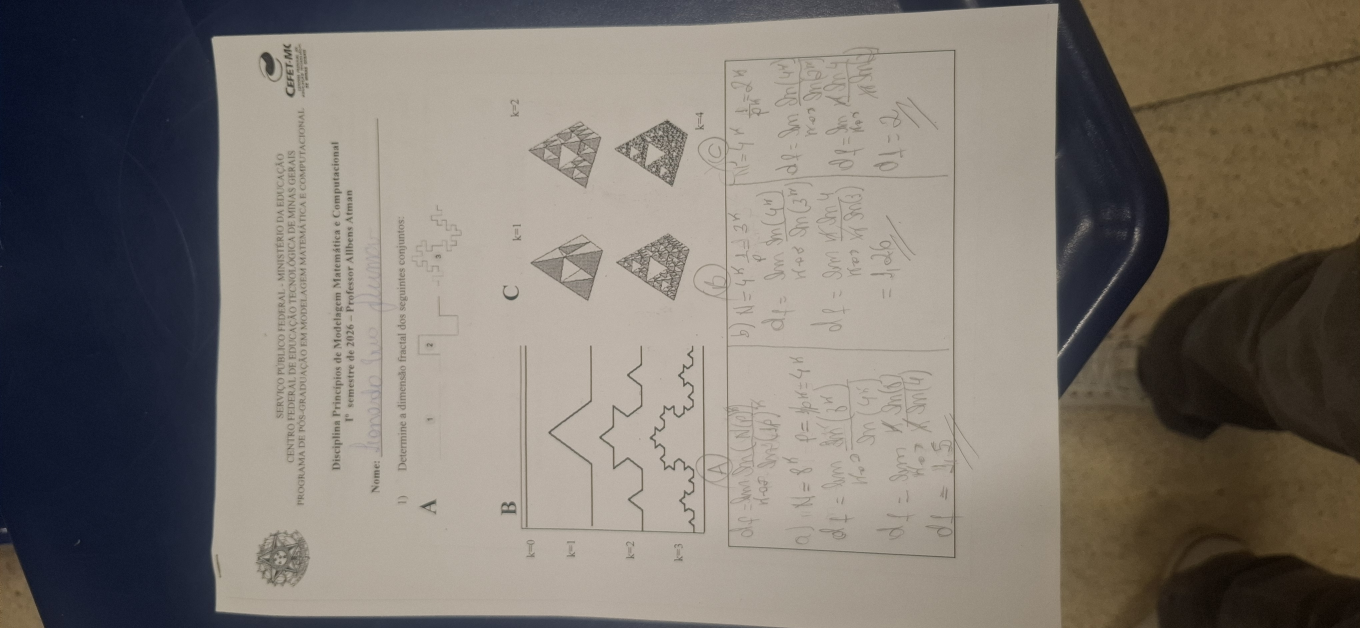
#> input picture PrincipioModelagemMatematica/Provas/prova01/prova0012026/20260422_181107.jpg, 4080 x 1884 px (shown at 1/3 size)
$ python resize_imgs.py
#> lines starting #> are read from the running program, lines starting #| are printed output that depends on the picture
from PIL import Image
fns = ['20260422_181107.jpg','20260422_181118.jpg','20260422_181123.jpg']
for fn in fns:
    img = Image.open(fn)
#> img is the input picture: PIL image 4080x1884 RGB; mean R, G, B 124.9, 118.2, 110.7
    img2 = img.resize((1020, 471))
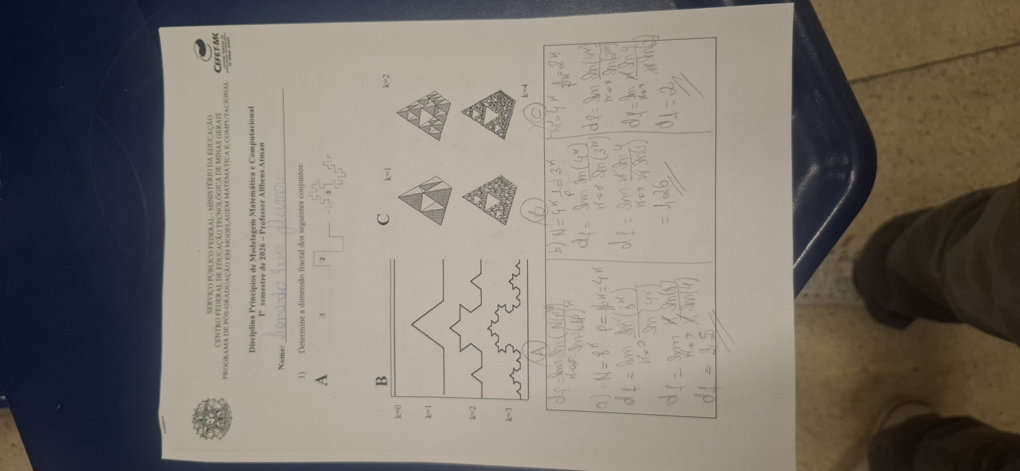
#> img2: PIL image 1020x471 RGB; mean R, G, B 124.9, 118.2, 110.7
    out = fn.replace('.jpg','_small.jpg')
    img2.save(out, quality=85)
    print('Salvo:', out)
#> pass 2 of the loop `for fn in fns:`:
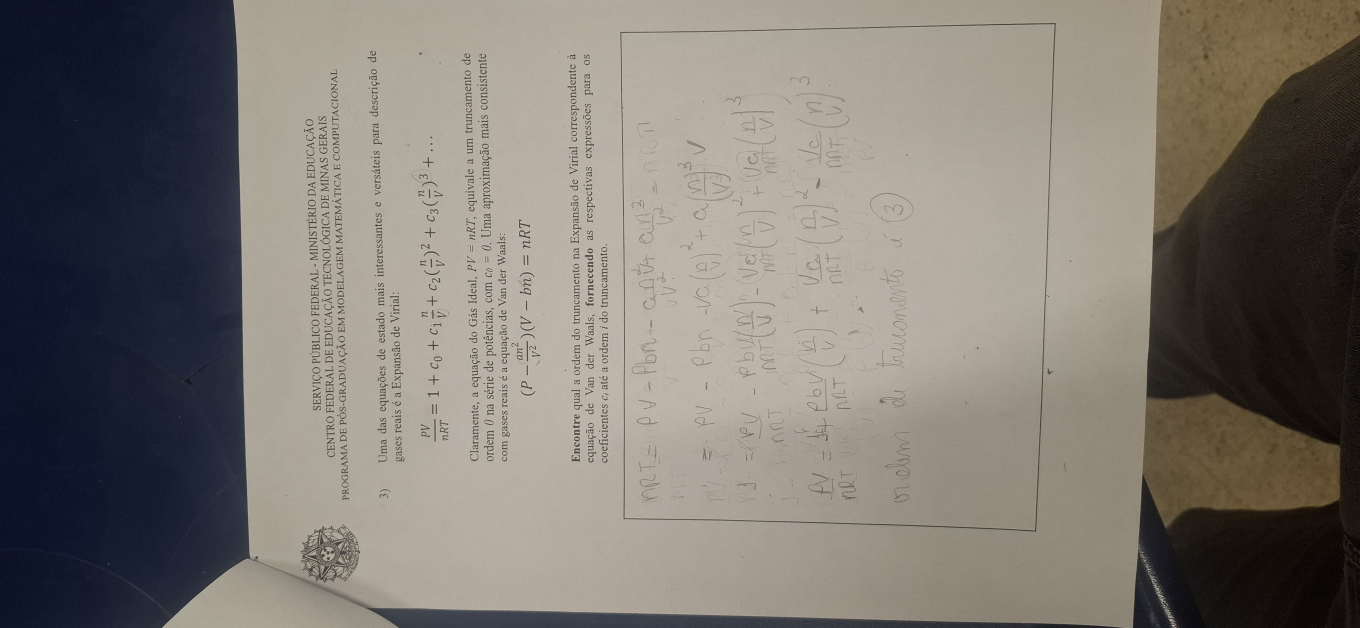
#> input picture PrincipioModelagemMatematica/Provas/prova01/prova0012026/20260422_181118.jpg, 4080 x 1884 px (shown at 1/3 size)
#> img is the input picture: PIL image 4080x1884 RGB; mean R, G, B 126.6, 121.3, 114.9
#> `img2 = img.resize((1020, 471))`:
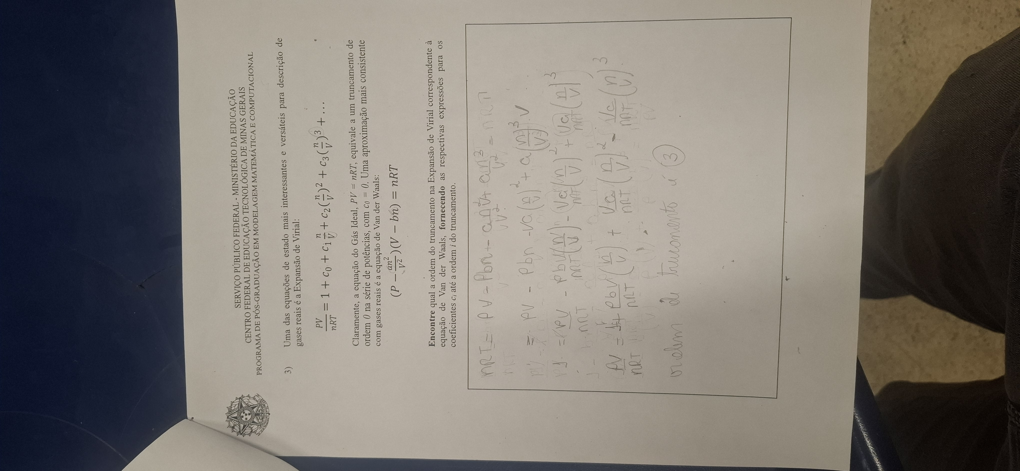
#> img2: PIL image 1020x471 RGB; mean R, G, B 126.6, 121.3, 114.9
#> pass 3 of the loop `for fn in fns:`:
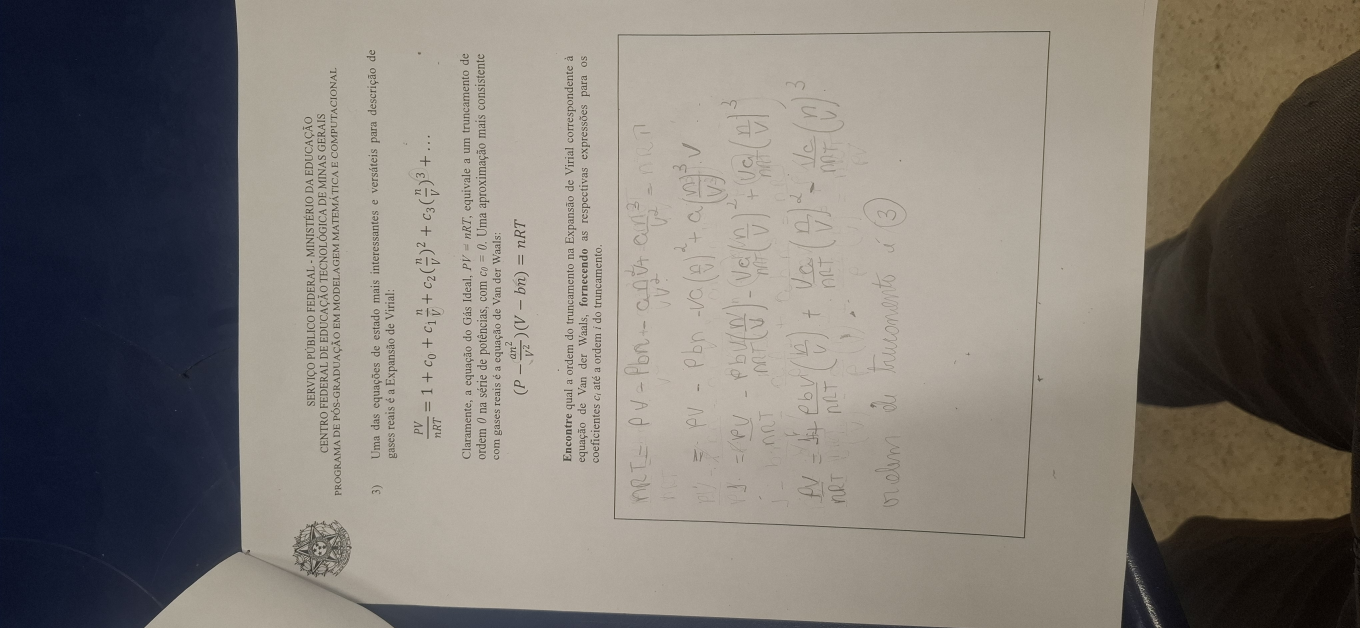
#> input picture PrincipioModelagemMatematica/Provas/prova01/prova0012026/20260422_181123.jpg, 4080 x 1884 px (shown at 1/3 size)
#> img is the input picture: PIL image 4080x1884 RGB; mean R, G, B 128.2, 122.6, 116
#> `img2 = img.resize((1020, 471))`:
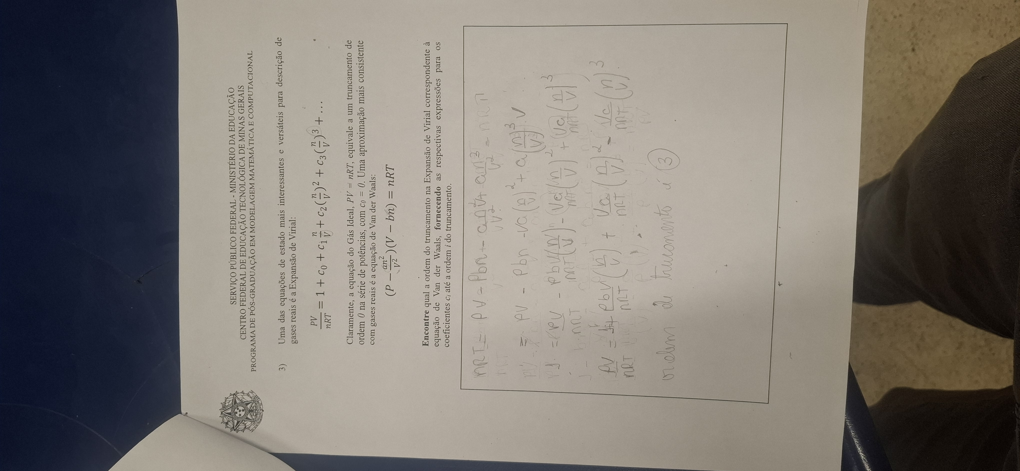
#> img2: PIL image 1020x471 RGB; mean R, G, B 128.2, 122.6, 116
